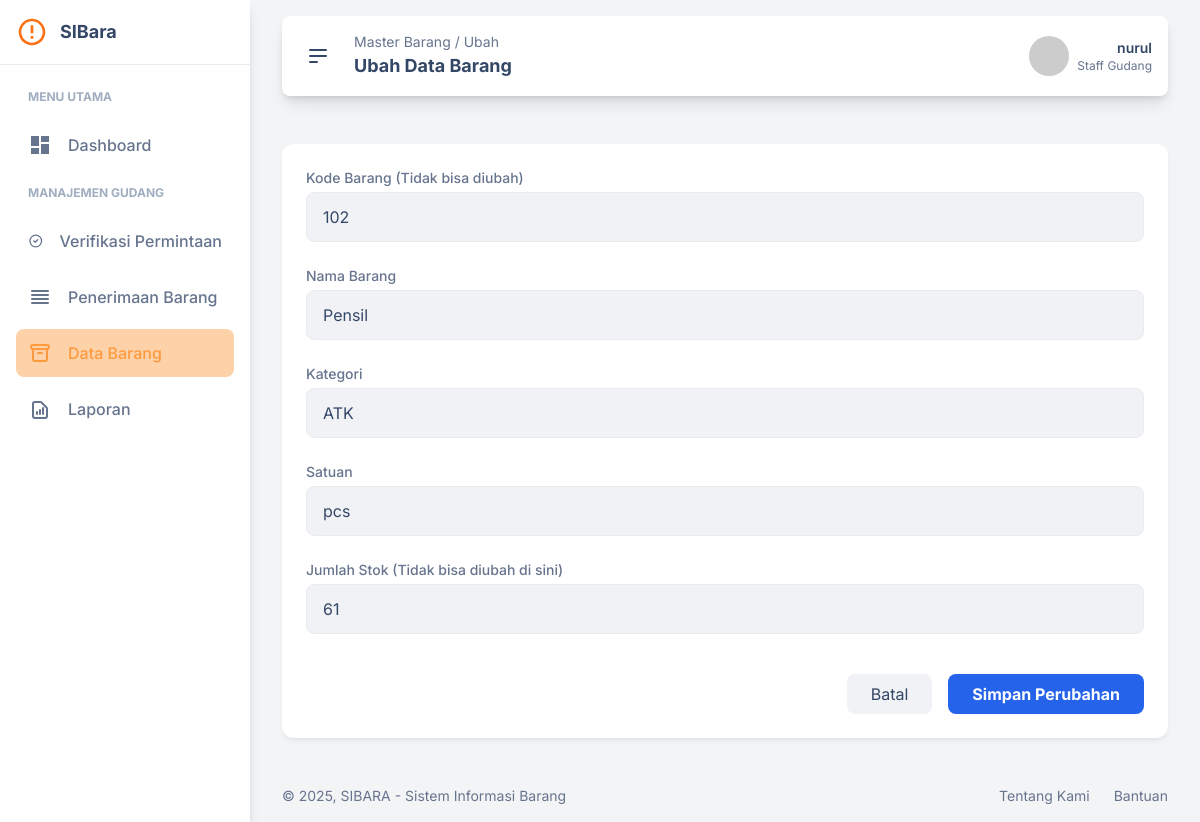
The app's page /barang/barang-ubah.php?kode=102 (signed in) with its own data.
### tables this page shows
CREATE TABLE `barang` (
  `kode_barang` varchar(20) NOT NULL,
  `nama_barang` varchar(150) NOT NULL,
  `kategori` varchar(50) DEFAULT NULL,
  `satuan` varchar(20) DEFAULT NULL,
  `jumlah_stok` int(11) DEFAULT 0
);

### barang/barang-ubah.php (the view, shortened to what this page needs)
<?php
include '../koneksi.php';
$kode_barang = $_GET['kode'];
$query = "SELECT * FROM barang WHERE kode_barang = '$kode_barang'";
$hasil = mysqli_query($koneksi, $query);
$barang = mysqli_fetch_assoc($hasil);
require_once '../templates/header.php';
?>
<main class="flex-1 p-4 lg:p-8">
    <div class="stat-card p-6 rounded-xl soft-shadow">
        <form action="barang-ubah.php?kode=<?php echo $kode_barang; ?>" method="POST" class="space-y-6">
            <div>
                <label for="kode_barang" class="block text-sm font-medium" style="color: var(--text-secondary);">Kode Barang (Tidak bisa diubah)</label>
                <input type="text" id="kode_barang" name="kode_barang" value="<?php echo htmlspecialchars($barang['kode_barang']); ?>" readonly
                       class="mt-1 block w-full px-4 py-3 rounded-lg border focus:outline-none"
                       style="background-color: var(--bg-hover); border-color: var(--border-color); cursor: not-allowed;">
            </div>
            <div>
                <label for="nama_barang" class="block text-sm font-medium" style="color: var(--text-secondary);">Nama Barang</label>
                <input type="text" id="nama_barang" name="nama_barang" value="<?php echo htmlspecialchars($barang['nama_barang']); ?>" required
                       class="mt-1 block w-full px-4 py-3 rounded-lg border focus:outline-none focus:ring-2 focus:ring-orange-400"
                       style="background-color: var(--bg-main); border-color: var(--border-color);"
                       placeholder="Contoh: Pulpen Standard AE7">
            </div>
            <div>
                <label for="kategori" class="block text-sm font-medium" style="color: var(--text-secondary);">Kategori</label>
                <input type="text" id="kategori" name="kategori" value="<?php echo htmlspecialchars($barang['kategori']); ?>"
                       class="mt-1 block w-full px-4 py-3 rounded-lg border focus:outline-none focus:ring-2 focus:ring-orange-400"
                       style="background-color: var(--bg-main); border-color: var(--border-color);"
                       placeholder="Contoh: ATK">
            </div>
            <div>
                <label for="satuan" class="block text-sm font-medium" style="color: var(--text-secondary);">Satuan</label>
                <input type="text" id="satuan" name="satuan" value="<?php echo htmlspecialchars($barang['satuan']); ?>" required
                       class="mt-1 block w-full px-4 py-3 rounded-lg border focus:outline-none focus:ring-2 focus:ring-orange-400"
                       style="background-color: var(--bg-main); border-color: var(--border-color);"
                       placeholder="Contoh: PCS, Lusin, Box">
            </div>
            <div>
                <label for="jumlah_stok" class="block text-sm font-medium" style="color: var(--text-secondary);">Jumlah Stok (Tidak bisa diubah di sini)</label>
                <input type="number" id="jumlah_stok" name="jumlah_stok" value="<?php echo htmlspecialchars($barang['jumlah_stok']); ?>" readonly
                       class="mt-1 block w-full px-4 py-3 rounded-lg border focus:outline-none"
                       style="background-color: var(--bg-hover); border-color: var(--border-color); cursor: not-allowed;">
            </div>
            <div class="flex justify-end gap-4 pt-4">
                <a href="barang-lihat.php" class="px-6 py-2 rounded-lg" style="background-color: var(--bg-hover); color: var(--text-primary);">Batal</a>
                <button type="submit" class="bg-blue-600 hover:bg-blue-700 text-white font-bold py-2 px-6 rounded-lg transition-colors duration-200">
                    Simpan Perubahan
                </button>
            </div>
        </form>
    </div>
</main>
<?php
require_once '../templates/footer.php';
?>

### assets/css/index.css (style rules this page uses)
:root { --bg-main: #f0f2f5; --bg-sidebar: #ffffff; --bg-card: #ffffff; --bg-hover: #f0f2f5; --text-primary: #344767; --text-secondary: #67748e; --text-muted: #a0aec0; --border-color: #e9ecef; --shadow-color: rgba(0, 0, 0, 0.05); --shadow-lg-color: rgba(0, 0, 0, 0.1); --accent-orange: #fd9a3f; --accent-orange-light: #fed2a9; --success-color: #82d616; --sidebar-width-expanded: 250px; --sidebar-width-collapsed: 80px; }
body { font-family: 'Inter', sans-serif; background-color: var(--bg-main); color: var(--text-primary); transition: background-color 0.3s ease, color 0.3s ease; }
.soft-shadow { box-shadow: 0 4px 6px -1px var(--shadow-color), 0 2px 4px -2px var(--shadow-color); }
.stat-card { background-color: var(--bg-card); }

### records on screen
barang: kode_barang "102", nama_barang "Pensil", kategori "ATK", satuan "pcs", jumlah_stok "61"

### other values on screen
$breadcrumbs "Master Barang / Ubah"
$page_title "Ubah Data Barang"
$username "nurul"
str_replace('-', ' ', $peran) "Staff Gudang"
